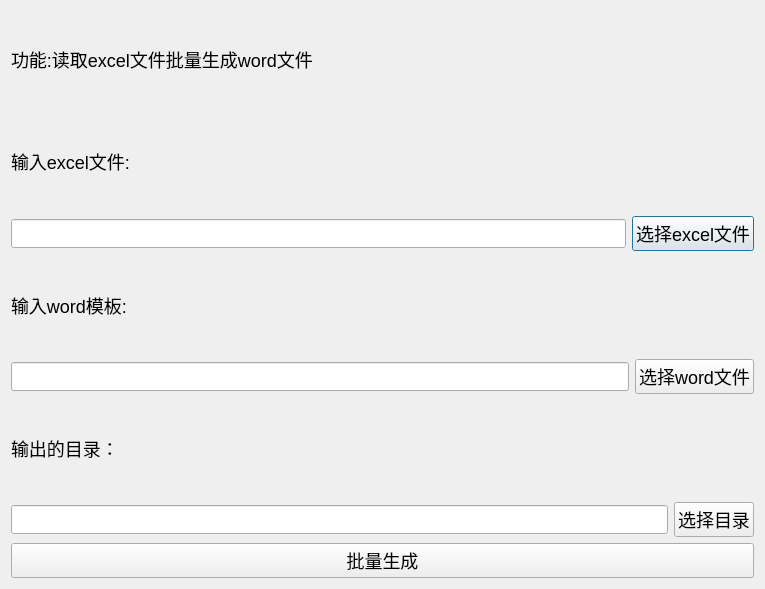
<?xml version="1.0" encoding="UTF-8"?>
<ui version="4.0">
 <class>e_to_w</class>
 <widget class="QDialog" name="e_to_w">
  <property name="geometry">
   <rect>
    <x>0</x>
    <y>0</y>
    <width>765</width>
    <height>589</height>
   </rect>
  </property>
  <property name="windowTitle">
   <string>Excel生成word文件</string>
  </property>
  <property name="styleSheet">
   <string notr="true">* {
	font-size:18px;
}</string>
  </property>
  <layout class="QVBoxLayout" name="verticalLayout">
   <item>
    <widget class="QLabel" name="label">
     <property name="text">
      <string>功能:读取excel文件批量生成word文件</string>
     </property>
    </widget>
   </item>
   <item>
    <widget class="QLabel" name="label_2">
     <property name="text">
      <string>输入excel文件:</string>
     </property>
    </widget>
   </item>
   <item>
    <layout class="QHBoxLayout" name="horizontalLayout">
     <item>
      <widget class="QLineEdit" name="lineEdit"/>
     </item>
     <item>
      <widget class="QPushButton" name="pushButton">
       <property name="text">
        <string>选择excel文件</string>
       </property>
      </widget>
     </item>
    </layout>
   </item>
   <item>
    <widget class="QLabel" name="label_3">
     <property name="text">
      <string>输入word模板:</string>
     </property>
    </widget>
   </item>
   <item>
    <layout class="QHBoxLayout" name="horizontalLayout_2">
     <item>
      <widget class="QLineEdit" name="lineEdit_2"/>
     </item>
     <item>
      <widget class="QPushButton" name="pushButton_2">
       <property name="text">
        <string>选择word文件</string>
       </property>
      </widget>
     </item>
    </layout>
   </item>
   <item>
    <widget class="QLabel" name="label_4">
     <property name="text">
      <string>输出的目录：</string>
     </property>
    </widget>
   </item>
   <item>
    <layout class="QHBoxLayout" name="horizontalLayout_3">
     <item>
      <widget class="QLineEdit" name="lineEdit_3"/>
     </item>
     <item>
      <widget class="QPushButton" name="pushButton_3">
       <property name="text">
        <string>选择目录</string>
       </property>
      </widget>
     </item>
    </layout>
   </item>
   <item>
    <widget class="QPushButton" name="pushButton_4">
     <property name="text">
      <string>批量生成</string>
     </property>
    </widget>
   </item>
  </layout>
 </widget>
 <resources/>
 <connections/>
</ui>
